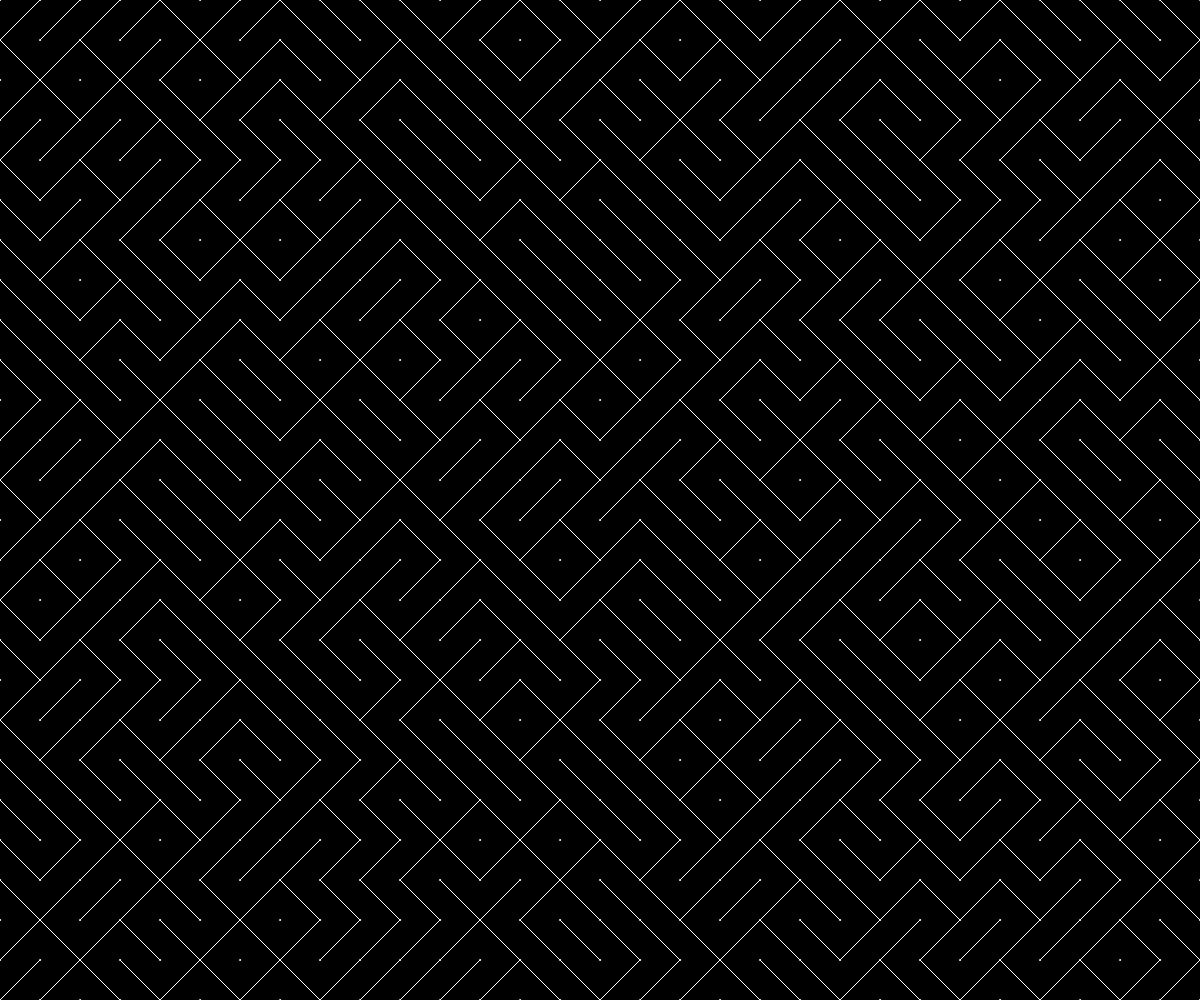
Frame 1 (no input)
Frame 60 (no input): identical to frame 1, image omitted
Frame 120 (the mouse pressed at the canvas centre since frame 60): identical to frame 1, image omitted

The p5.js sketch that drew this single still picture (run headless with seeded random() and noise() and a simulated clock; from frame 60 on, the mouse is pressed at the canvas centre):

// p5.js sketch
// ── sketch.js


// layout
const winW = window.innerWidth
const winH = window.innerHeight
const cellSize = 40
const grid = {
  rows: winH / cellSize,
  cols: winW / cellSize
}
const cell = {
  width: cellSize,
  height: cellSize
}
let seed
function setup() {

  createCanvas(windowWidth, windowHeight)
  stroke(255);
  strokeWeight(1);
  seed = random(0, 100)
}

function draw() {
  background(0, 0, 0)
  randomSeed(seed)
  for (let i = 0; i < windowHeight; i++) {
    for (let j = 0; j < grid.cols; j++) {
      const x = i * cell.width
      const y = j * cell.height
      ellipse(x, y, 1, 1)
      if (random(0, 1) > 0.5) {

        line(x, y, x + cell.width, y + cell.height)
      } else {
        line(x + cell.width, y, x, y + cell.height)
      }
    }

  }

}
